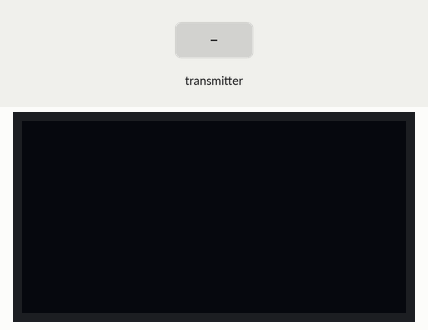
Recording of a program running on a simulated ESP32. Parts: 128×64 one-colour display. Inputs (shaded band) come from the test bench. What the program prints to the serial monitor is not drawn.

Above: at 1.2 s.
1.3 s: the transmitter starts sending temperature = 0
At 1.7 s:
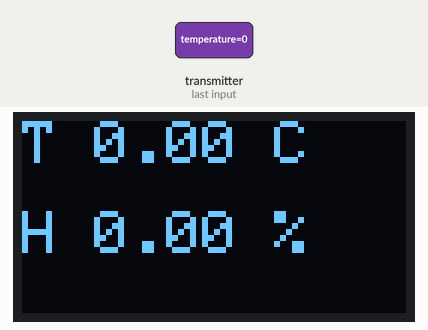
2.8 s: the transmitter starts sending humidity = 25
At 4.0 s:
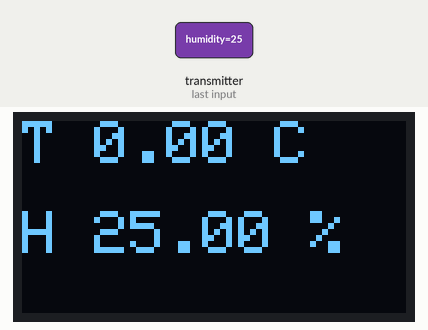
4.3 s: the transmitter starts sending temperature = 25
At 5.2 s:
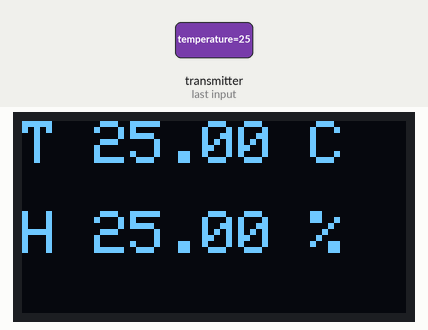
5.8 s: the transmitter starts sending humidity = 0
At 6.4 s:
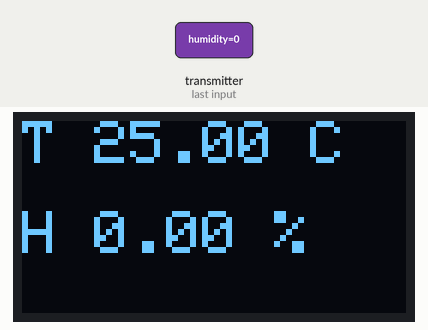
Timing chart, 0 to 8.3 s (numbered marks = the images above; inputs shaded):
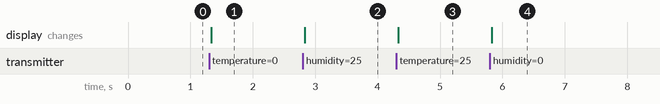

The program:

main.cpp
```cpp
#include <Arduino.h>
#include <WiFi.h>
#include <esp_now.h>
#include <Wire.h>
#include <Adafruit_GFX.h>
#include <Adafruit_SSD1306.h>

#define SCREEN_WIDTH 128
#define SCREEN_HEIGHT 64
#define OLED_RESET -1
Adafruit_SSD1306 display(SCREEN_WIDTH, SCREEN_HEIGHT, &Wire, OLED_RESET);

typedef struct struct_message {
  float temperature;
  float humidity;
} struct_message;

struct_message incomingData;

// ESP8266 Sender MAC Address
uint8_t senderMac[] = {0x84, 0xF3, 0xEB, 0xE1, 0x61, 0xBA};

void OnDataRecv(const uint8_t * mac, const uint8_t *incomingDataBytes, int len) {
  memcpy(&incomingData, incomingDataBytes, sizeof(incomingData));
  Serial.printf("Received => Temp: %.2f°C, Hum: %.2f%%\n", incomingData.temperature, incomingData.humidity);

  display.clearDisplay();
  display.setTextSize(2);
  display.setTextColor(WHITE);
  display.setCursor(0,0);
  display.printf("T %.2f C", incomingData.temperature);

  display.setCursor(0, 30);
  display.printf("H %.2f %%", incomingData.humidity);
  display.display();
}

void setup() {
  Serial.begin(115200);

  if(!display.begin(SSD1306_SWITCHCAPVCC, 0x3C)) { // 0x3C is common OLED I2C addr
    Serial.println(F("SSD1306 allocation failed"));
    while(1);
  }
  display.clearDisplay();
  display.display();

  WiFi.mode(WIFI_STA);
  WiFi.disconnect();

  if (esp_now_init() != ESP_OK) {
    Serial.println("ESP-NOW init failed");
    return;
  }

  esp_now_register_recv_cb(OnDataRecv);
}

void loop() {
  // Nothing here; everything happens in callback.
}
```

Measured:
- after the input at 1.3 s, the display: changes at once (image 1)
- after the input at 2.8 s, the display: changes at once (image 2)
- after the input at 4.3 s, the display: changes at once (image 3)
- after the input at 5.8 s, the display: changes at once (image 4)
